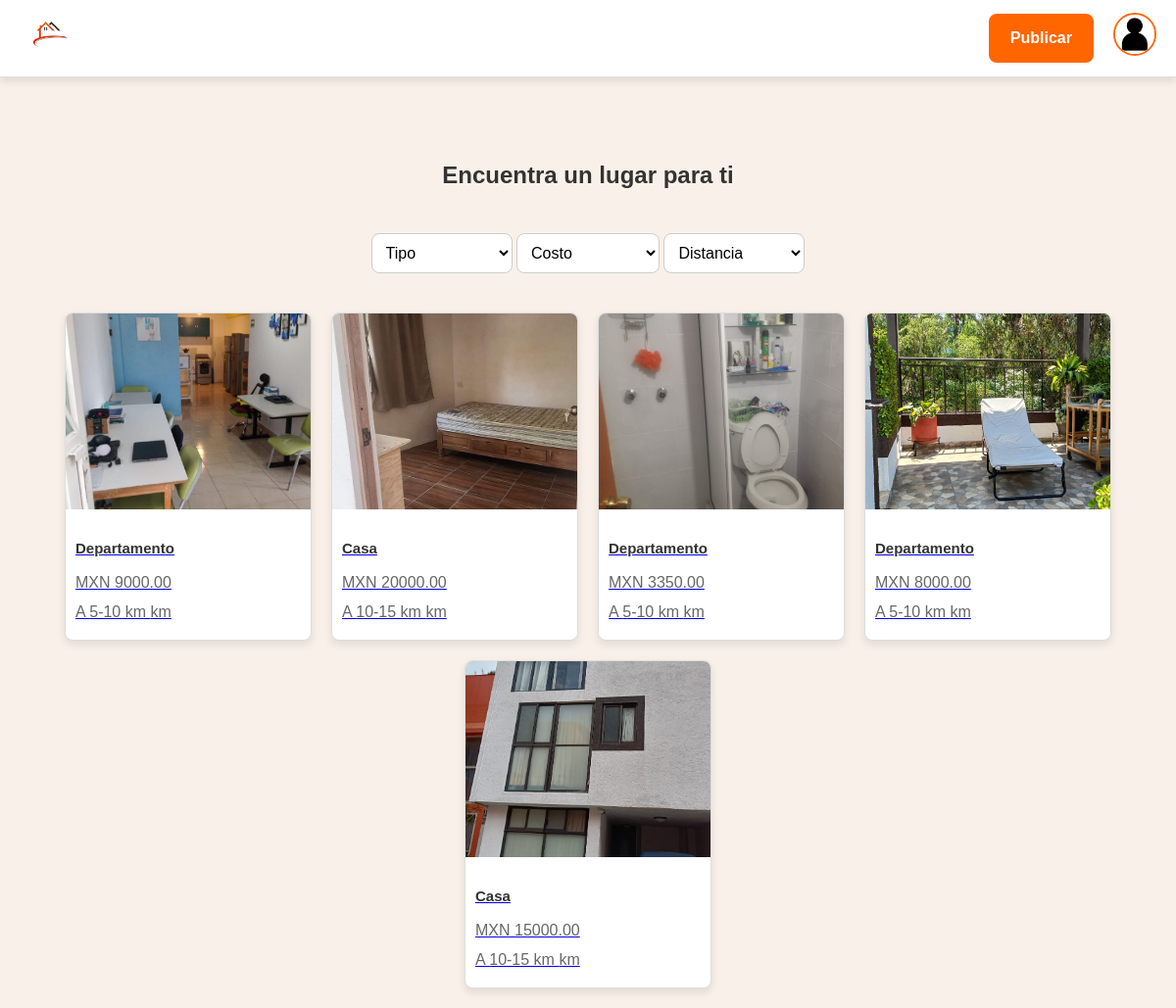
/, run on an earlier commit of the app's database.
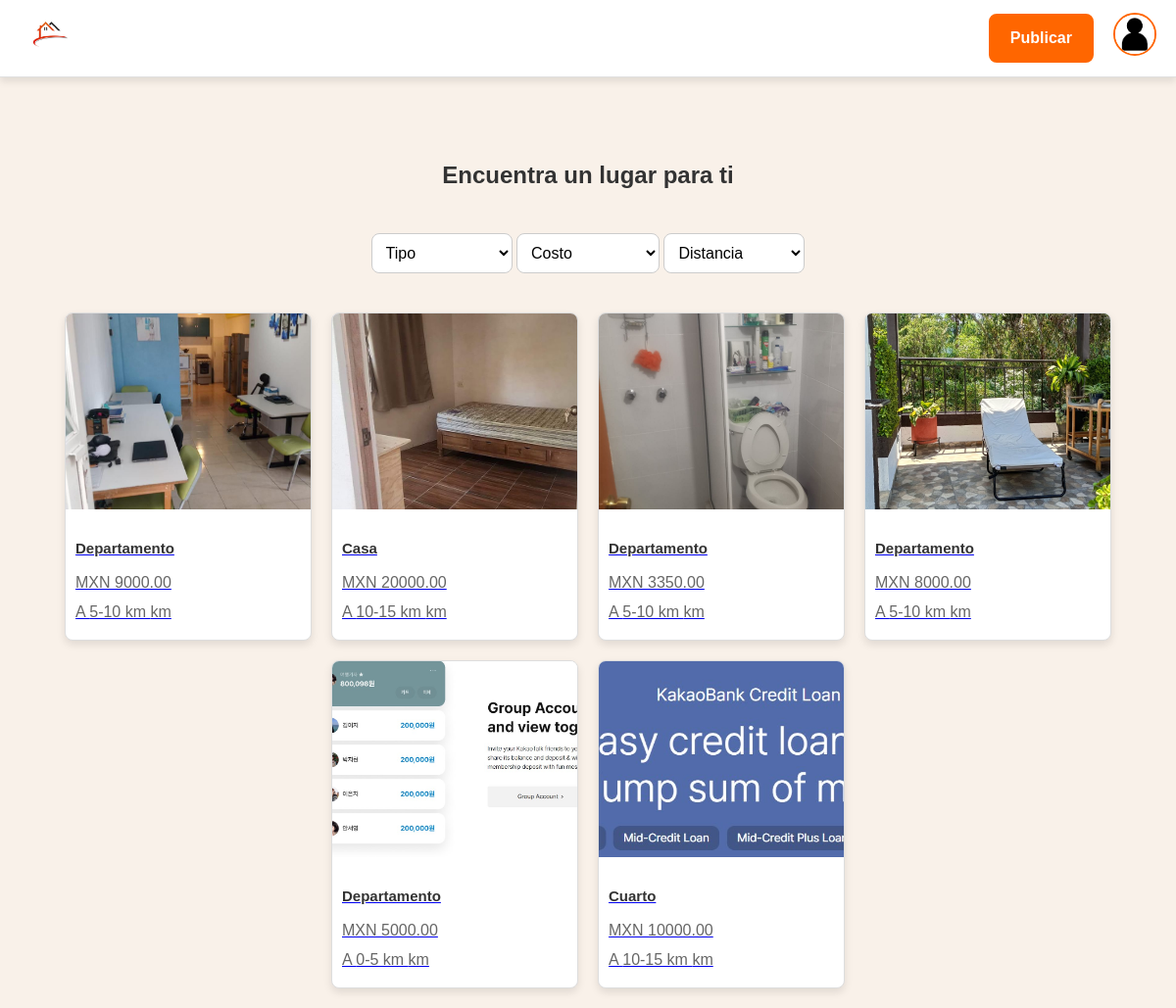
And on a later commit of the database.
### listings/models.py (models this page shows, shortened)
class Inmueble(models.Model):
    TIPOS_INMUEBLE = [
        ('Departamento', 'Departamento'),
        ('Casa', 'Casa'),
        ('Cuarto', 'Cuarto'),
    ]
    DISTANCIAS = [
        ('0-5 km', '0-5 km'),
        ('5-10 km', '5-10 km'),
        ('10-15 km', '10-15 km'),
    ]
    ESTADOS = [
        ('disponible', 'Disponible'),
        ('rentado', 'Rentado')  # Rentado también cubrirá "reservado"
    ]
    estado = models.CharField(max_length=20, choices=ESTADOS, default='disponible')
    usuario = models.ForeignKey(User, on_delete=models.CASCADE, related_name='inmuebles')
    tipo_inmueble = models.CharField(max_length=50, choices=TIPOS_INMUEBLE)
    distancia = models.CharField(max_length=50, choices=DISTANCIAS)
    direccion = models.CharField(max_length=255)
    codigo_postal = models.CharField(max_length=10)
    descripcion = models.TextField()
    precio = models.DecimalField(max_digits=10, decimal_places=2)
    numero_contacto = models.CharField(max_length=15)
    calificacion = models.DecimalField(max_digits=3, decimal_places=2, null=True, blank=True)
    arrendador = models.ForeignKey(User, on_delete=models.SET_NULL, null=True, blank=True, related_name="arrendados")
    arrendatario = models.ForeignKey(User, on_delete=models.SET_NULL, null=True, blank=True, related_name="alquileres")
    usuario = models.ForeignKey(settings.AUTH_USER_MODEL, on_delete=models.CASCADE)

class ImagenInmueble(models.Model):
    inmueble = models.ForeignKey(Inmueble, related_name='imagenes', on_delete=models.CASCADE)
    imagen = models.ImageField(upload_to='inmuebles/imagenes/')

### listings/views.py (the view)
# urls.py: 2. Add a URL to urlpatterns:  path('', views.home, name='home')
def home(request):
    tipo = request.GET.get('tipo')
    costo = request.GET.get('costo')
    distancia = request.GET.get('distancia')
    inmuebles = Inmueble.objects.all()
    if tipo:
        inmuebles = inmuebles.filter(tipo_inmueble=tipo)
    if costo:
        min_price, max_price = map(int, costo.split('-'))
        inmuebles = inmuebles.filter(precio__gte=min_price, precio__lte=max_price)
    if distancia:
        inmuebles = inmuebles.filter(distancia=distancia)
    return render(request, 'home.html', {'inmuebles': inmuebles})

### listings/templates/home.html (shortened to what this page needs)
{% extends 'base.html' %}
{% load static %}
{% block extra_css %}
<link rel="stylesheet" href="{% static 'css/home.css' %}">
{% endblock %}
{% block content %}
    <h2 style="text-align:center;">Encuentra un lugar para ti</h2>
    <div class="filters">
        <form method="get" action=".">
            <select name="tipo" onchange="this.form.submit()">
                <option value="">Tipo</option>
            </select>
            <select name="costo" onchange="this.form.submit()">
                <option value="">Costo</option>
            </select>
            <select name="distancia" onchange="this.form.submit()">
                <option value="">Distancia</option>
            </select>
        </form>
    </div>
    <div class="listings">
        {% for inmueble in inmuebles %}
        <div class="listing">
            <a href="{% url 'inmueble_detalle' inmueble.id %}">
                {% if inmueble.imagenes.first %}
                    <img src="{{ inmueble.imagenes.first.imagen.url }}" alt="{{ inmueble.tipo_inmueble }}" width="200">
                {% endif %}
                <div class="listing-info">
                    <h3>{{ inmueble.tipo_inmueble }}</h3>
                    <p>MXN {{ inmueble.precio }}</p>
                    <p>A {{ inmueble.distancia }} km</p>
                </div>
            </a>
        </div>
        {% empty %}
        <p>No hay inmuebles disponibles.</p>
        {% endfor %}
    </div>
{% endblock %}

### listings/templates/base.html (shortened to what this page needs)
<!DOCTYPE html>
<html lang="es">
<head>
    {% load static %}
    <link rel="stylesheet" href="{% static 'css/styles.css' %}">
    {% block extra_css %}{% endblock %}
</head>
<body>
    <header class="header">
        <div class="container">
            <div class="logo">
                <a href="{% url 'home' %}">
                    <img src="{% static 'images/logoinmuebles.jpeg' %}" alt="Logo">
                </a>
            </div>
            <nav class="nav">
                <a href="{% url 'publicar_inmueble' %}" class="button publicar-button">Publicar</a>
                <a href="{% url 'perfil' %}">
                    <img src="{% static 'images/icon.jpg' %}" alt="Perfil" class="perfil-icon">
                </a>
            </nav>
        </div>
    </header>
    <main>
        {% block content %}{% endblock %}
    </main>
</body>
</html>

### static/css/styles.css (style rules this page uses)
body { font-family: 'Arial', sans-serif; margin: 0; padding: 0; background-color: #f4f4f4; color: #333; line-height: 1.6; box-sizing: border-box; padding-top: 80px; }
.header { background-color: #ffffff; border-bottom: 1px solid #e0e0e0; padding: 10px 0; position: fixed; top: 0; left: 0; width: 100%; z-index: 1000; box-shadow: 0 4px 8px rgba(0, 0, 0, 0.1); }
.container { max-width: 1200px; margin: 0 auto; padding: 0 20px; }
.header .container { display: flex; justify-content: space-between; align-items: center; }
.logo img { height: 50px; }
.nav { display: flex; align-items: center; }
.nav .button.publicar-button { background-color: #ff6600; color: #ffffff; padding: 10px 20px; border-radius: 8px; text-decoration: none; font-weight: bold; border: 2px solid #ff6600; margin-right: 20px; transition: background-color 0.3s, color 0.3s; }
.nav .perfil-icon { width: 40px; height: 40px; border-radius: 50%; border: 2px solid #ff6600; transition: transform 0.3s; }
main { margin-top: 80px; }
.button { text-decoration: none; font-size: 16px; font-weight: bold; padding: 10px 20px; border-radius: 8px; transition: background-color 0.3s ease, color 0.3s ease; display: inline-block; text-align: center; cursor: pointer; }

### static/css/home.css (style rules this page uses)
body { font-family: Arial, sans-serif; background-color: #f9f1e9; color: #333; margin: 0; }
.filters { display: flex; justify-content: center; gap: 20px; padding: 20px; }
.filters select { padding: 10px; border: 1px solid #ccc; border-radius: 8px; font-size: 16px; background-color: #ffffff; }
.listings { display: flex; flex-wrap: wrap; gap: 20px; justify-content: center; padding: 20px; }
.listing { border: 1px solid #ddd; border-radius: 8px; overflow: hidden; width: 250px; background-color: #ffffff; box-shadow: 0 4px 8px rgba(0, 0, 0, 0.1); transition: transform 0.3s, box-shadow 0.3s; }
.listing img { width: 300px; height: 200px; object-fit: cover; }
.listing-info { padding: 10px; text-align: left; }
.listing-info h3 { font-size: 15px; margin: 10px 0; color: #333; }
.listing-info p { margin: 5px 0; color: #666; }

What changed in the data, as far as the page shows it:
removed Inmueble: imagenes.first.imagen (picture), tipo_inmueble "Casa", precio "15000.00", distancia "10-15 km"
added Inmueble: imagenes.first.imagen (picture), tipo_inmueble "Departamento", precio "5000.00", distancia "0-5 km"
added Inmueble: imagenes.first.imagen (picture), tipo_inmueble "Cuarto", precio "10000.00", distancia "10-15 km"
